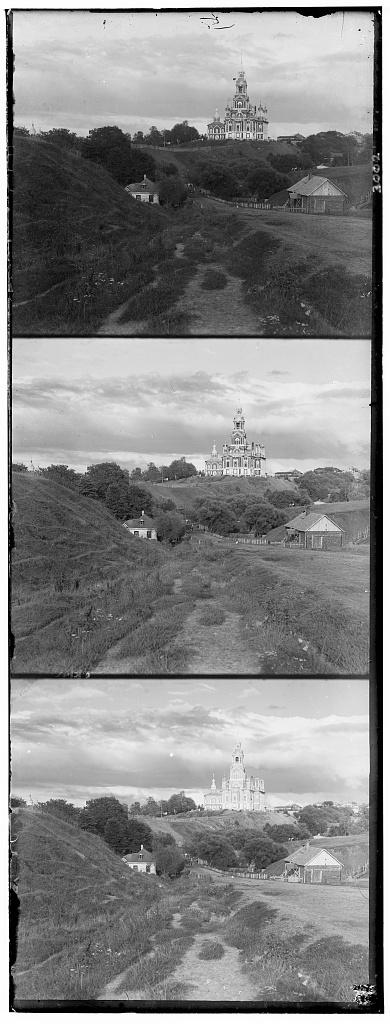
#> input picture exm-1/cathedral.jpg, 390 x 1024 px
$ python colorize_skel.py   (older library calls are emulated)
#> lines starting #> are read from the running program, lines starting #| are printed output that depends on the picture
# CS194-26 (CS294-26): Project 1 starter Python code

# these are just some suggested libraries
# instead of scikit-image you could use matplotlib and opencv to read, write, and display images

import numpy as np
import skimage as sk
import skimage.io as skio

# name of the input file
imname = 'cathedral.jpg'

# read in the image
im = skio.imread(imname)
#> im is the input picture: shape (1024, 390); min 0, max 255, mean 133.7

# convert to double (might want to do this later on to save memory)
im = sk.img_as_float(im)

# compute the height of each part (just 1/3 of total)
height = np.floor(im.shape[0] / 3.0).astype(np.int)
#> height = 341

# separate color channels
b = im[:height]
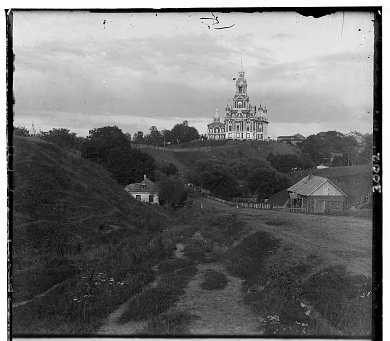
#> b: shape (341, 390) float64; min 0, max 1, mean 0.447
g = im[height: 2*height]
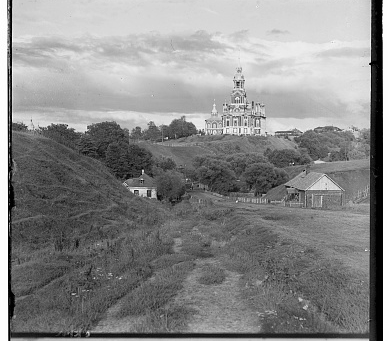
#> g: shape (341, 390) float64; min 0, max 1, mean 0.54
r = im[2*height: 3*height]
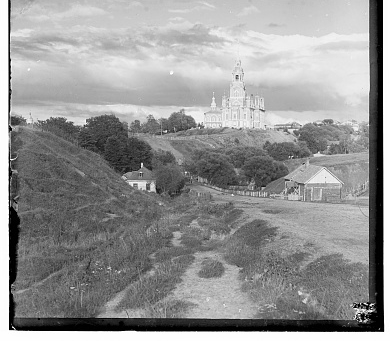
#> r: shape (341, 390) float64; min 0, max 1, mean 0.584

# align the images
# functions that might be useful for aligning the images include:
# np.roll, np.sum, sk.transform.rescale (for multiscale)

#> (the run stopped early here; a loop or call above may not have finished)

$ run again, with exm-1/monastery.jpg copied over exm-1/cathedral.jpg
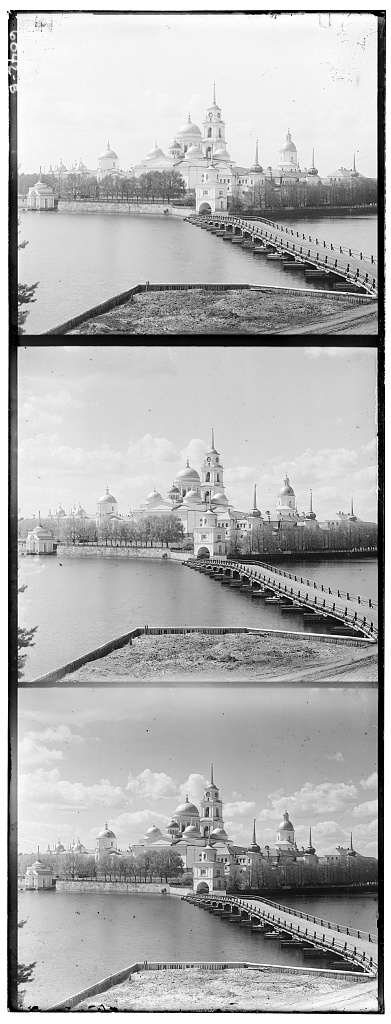
#> input picture exm-1/monastery.jpg, 391 x 1024 px
#> im is the input picture: shape (1024, 391); min 0, max 255, mean 177.7
#> `g = im[height: 2*height]`:
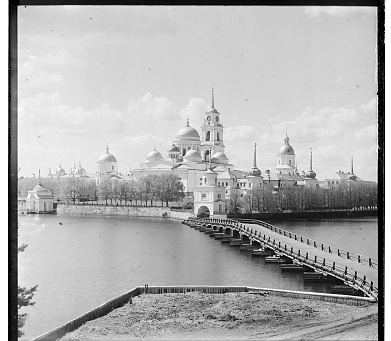
#> g: shape (341, 391) float64; min 0, max 1, mean 0.691
#> `r = im[2*height: 3*height]`:
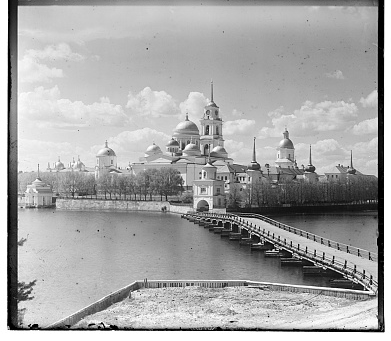
#> r: shape (341, 391) float64; min 0, max 1, mean 0.656

$ run again, with exm-1/nativity.jpg copied over exm-1/cathedral.jpg
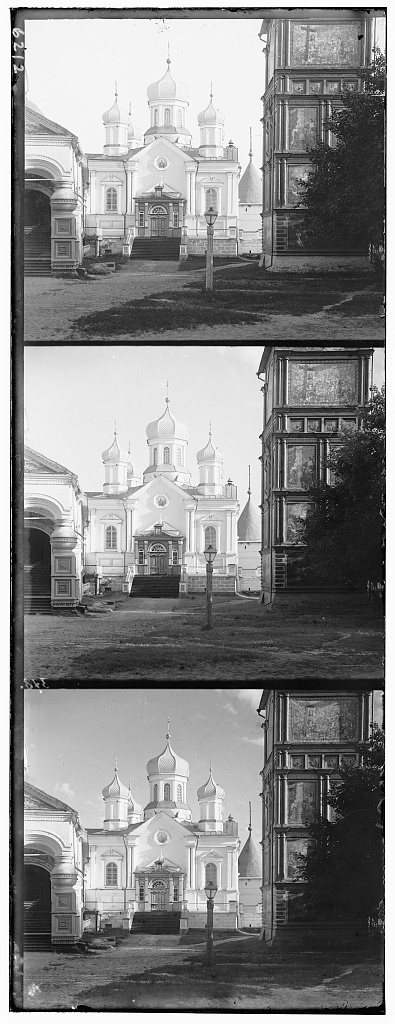
#> input picture exm-1/nativity.jpg, 395 x 1024 px
#> im is the input picture: shape (1024, 395); min 0, max 255, mean 136.3
#> `g = im[height: 2*height]`:
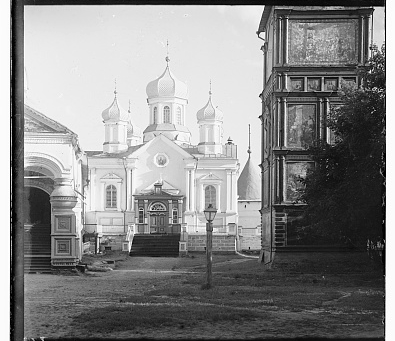
#> g: shape (341, 395) float64; min 0, max 1, mean 0.534
#> `r = im[2*height: 3*height]`:
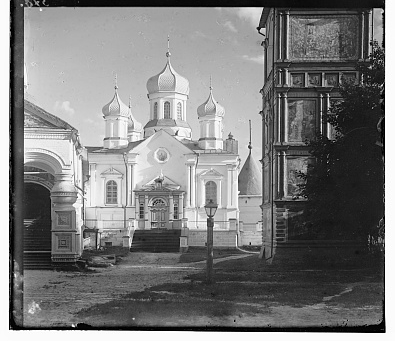
#> r: shape (341, 395) float64; min 0, max 1, mean 0.488

$ run again, with exm-1/settlers.jpg copied over exm-1/cathedral.jpg
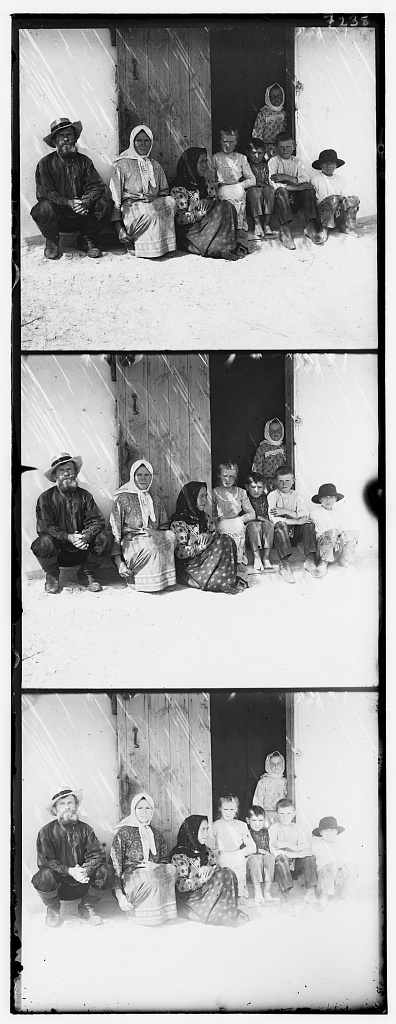
#> input picture exm-1/settlers.jpg, 396 x 1024 px
#> im is the input picture: shape (1024, 396); min 0, max 255, mean 167.6
#> `g = im[height: 2*height]`:
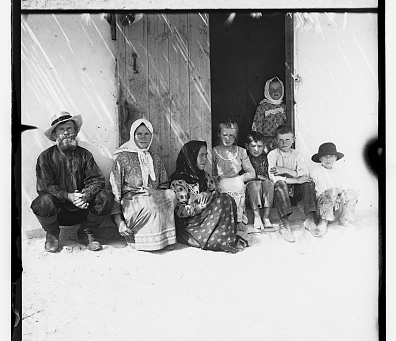
#> g: shape (341, 396) float64; min 0, max 1, mean 0.655
#> `r = im[2*height: 3*height]`:
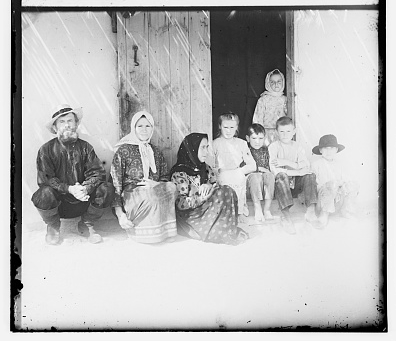
#> r: shape (341, 396) float64; min 0, max 1, mean 0.722
